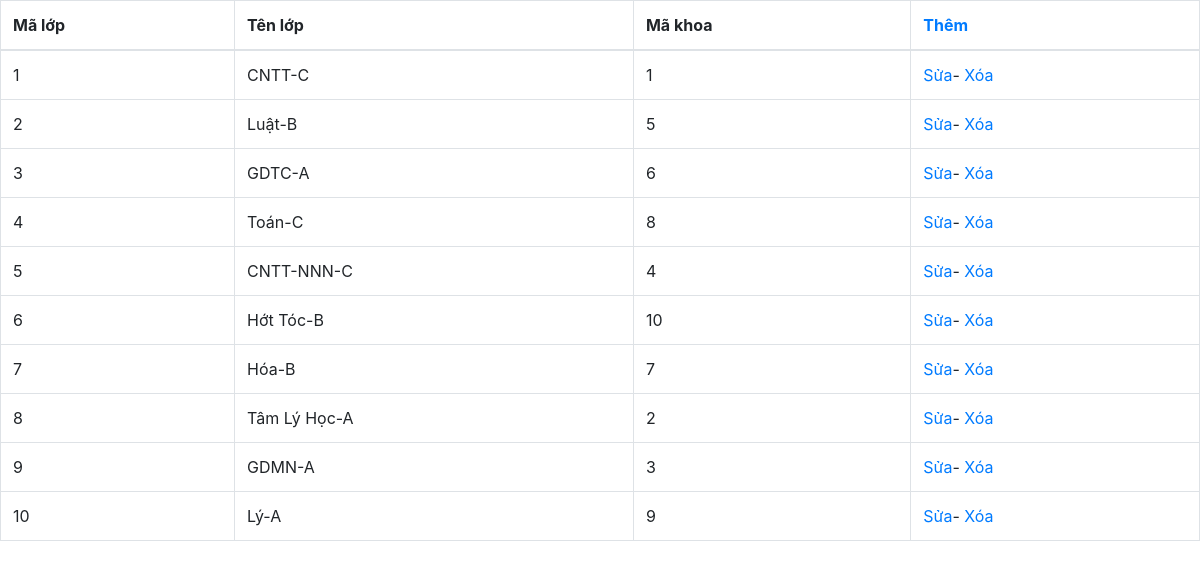
/lop.php, run on an earlier commit of the app's database.
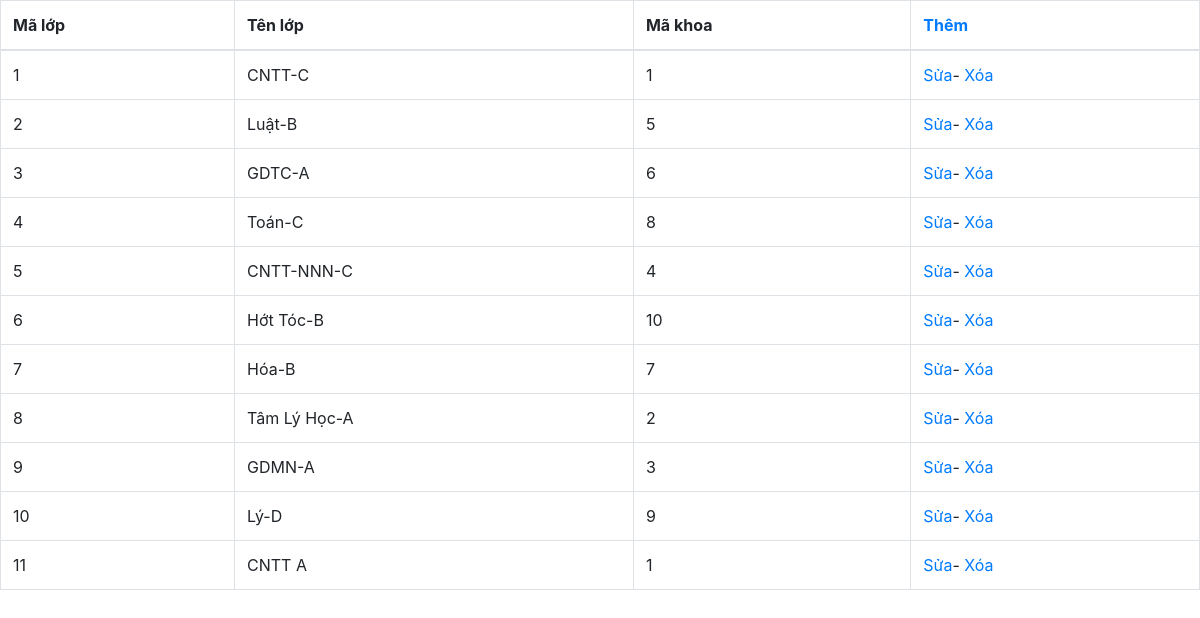
And on a later commit of the database.
### tables this page shows
CREATE TABLE `lop` (
  `MaLop` int(11) NOT NULL,
  `TenLop` varchar(200) NOT NULL,
  `MaKhoa` int(11) NOT NULL
);

### DataProvider.php (called while the page is built, shortened)
<?php
class DataProvider
{
	public static function ExecuteQuery($sql)
	{
        $host="localhost";
        $user="root";
        $password="";
		$database="qlsv";
		try{
			$connection = mysqli_connect($host,$user,$password,$database);
			mysqli_query($connection, "set names 'utf8'");
			$result = mysqli_query($connection, $sql);
			return $result;
		}catch(Exception $ex)
		{
            echo "lỗi";
			return null;
		}
	}
}
?>

### lop.php (the view, shortened to what this page needs)
<?php include_once "DataProvider.php" ?>
<!DOCTYPE html>
<html lang="en">
<head>
    <link rel="stylesheet" href="https://maxcdn.bootstrapcdn.com/bootstrap/4.4.1/css/bootstrap.min.css">
    <link rel="stylesheet" type="text/css" href="//cdn.jsdelivr.net/npm/slick-carousel@1.8.1/slick/slick.css" />
    <link rel="stylesheet" type="text/css" href="//cdn.jsdelivr.net/npm/slick-carousel@1.8.1/slick/slick-theme.css" />
</head>
<body>
    <table class="table table-bordered">
        <?php $datalop=DataProvider::ExecuteQuery('SELECT * FROM lop');?>
        <th>Mã lớp</th>
        <th>Tên lớp</th>
        <th>Mã khoa</th>
        <th><a href="ThemLop.php">Thêm</a></th>
        <tbody>
            <?php
                while($datalop_row=mysqli_fetch_array($datalop)){
            ?>
            <tr>
                <td><?php echo $datalop_row['MaLop'] ?></td>
                <td><?php echo $datalop_row['TenLop'] ?></td>
                <td><?php echo $datalop_row['MaKhoa'] ?></td>
                <td><a href="SuaLop.php?MaLop=<?php echo $datalop_row['MaLop']?>">Sửa</a>-
                    <a href="XoaLop.php?MaLop=<?php echo $datalop_row['MaLop']?>">Xóa</a>
                </td>
            </tr>
                    <?php
                }
                    ?>
        </tbody>
    </table>
</body>
</html>

What changed in the data, as far as the page shows it:
changed lop id 10: TenLop "Lý-A" → "Lý-D"
added lop: MaLop "11", TenLop "CNTT A", MaKhoa "1"
